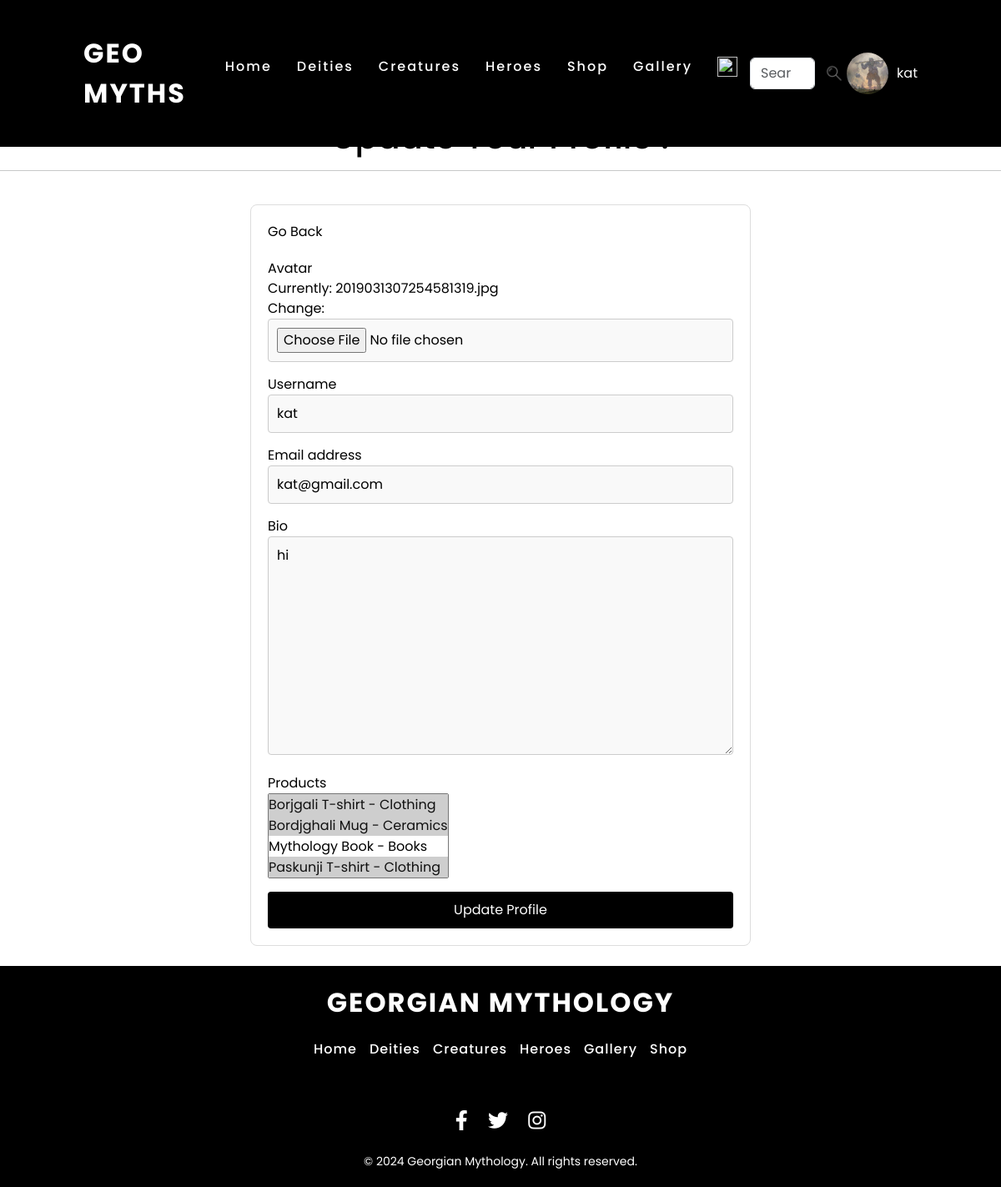
Page /update_user/ (signed in) on the earlier database version.
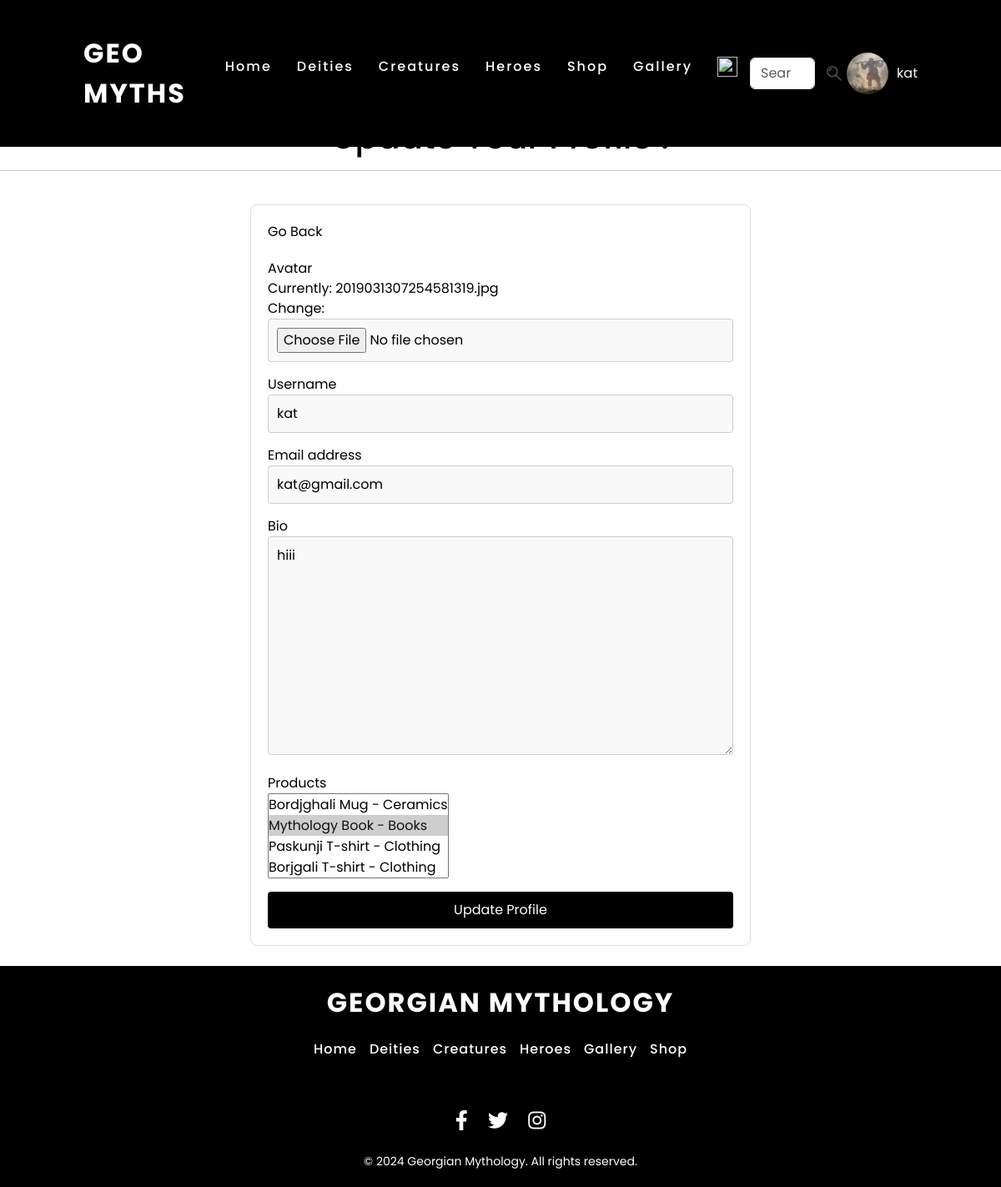
Same page on the later database version.
### base/models.py (models this page shows)
class User(AbstractUser):
    products = models.ManyToManyField(Product, related_name='users', blank=True)
    avatar = models.ImageField(null=True, default='avatar.svg')
    bio = models.TextField(null=True)

### base/views.py (the view)
# urls.py: path('update_user/', views.update_user, name='update_user'),
@login_required(login_url='login')
def update_user(request):
    user = request.user
    form = UserForm(instance=user)
    if request.method == 'POST':
        form = UserForm(request.POST, request.FILES, instance=user)
        if form.is_valid():
            form.save()
            return redirect('profile', user.id)
    context = {'form': form}
    return render(request, 'base/update_user.html', context)

### base/forms.py
class UserForm(ModelForm):
    class Meta:
        model = User
        fields = ['avatar', 'username', 'email', 'bio', 'products']

### base/models.py (called while the page is built)
    def __str__(self):
        types = ', '.join([type.name for type in self.type.all()])
        return f"{self.name} - {types}"

### base/templates/base/update_user.html (shortened to what this page needs)
{% extends 'main.html' %}
{% block content %}
<h1>Update Your Profile :</h1><hr>
<br>
<div class="profile-container">
    <a href="{{ request.META.HTTP_REFERER }}" class="back-link">Go Back</a>
    <form method="POST" action="" enctype="multipart/form-data" class="profile-form">
        {% for field in form %}
            <div class="form-group">
                {{ field.label }}<br>
                {{ field }}
            </div>
        {% endfor %}
        <button class="btn btn-submit" type="submit">Update Profile</button>
    </form>
</div><br>
{% endblock %}

### templates/navbar.html (shortened to what this page needs)
{% load static %}
<link rel="stylesheet" type="text/css" href="{% static 'css/styles.css' %}">
<header>
    <a href="{% url 'home' %}" class="logo">Geo Myths</a>
    <ul>
        <li><a href="{% url 'home' %}">Home</a></li>
        <li><a href="{% url 'deities' %}">Deities</a></li>
        <li><a href="{% url 'creatures' %}">Creatures</a></li>
        <li><a href="{% url 'heroes' %}">Heroes</a></li>
        <li><a href="{% url 'shop' %}">Shop</a></li>
        <li><a href="{% url 'gallery' %}">Gallery</a></li>
        {% if request.user.is_authenticated %}
            <li>
                <a href="{% url 'profile' request.user.id %}"><img src="https://cdn-icons-png.flaticon.com/128/428/428173.png" style="width: 24px; height: 24px;"></a>
            </li>
        {% else %}
            <li>
                <a href="{% url 'login' %}">Log in</a>
            </li>
        {% endif %}
    </ul>
    <form class="d-flex" role="search" action="" method="get">
    <input name="q" class="form-control me-2" type="search" placeholder="Search" aria-label="Search">
    <button class="btn search-button" type="submit">
        <img src="{% static 'images/search.png' %}" alt="Search">
    </button>
    </form>
   {% if request.user.is_authenticated %}
    <div class="dropdown profile-dropdown">
        <a href="#" class="dropbtn">
            <img src="{{ request.user.avatar.url }}" width="50px" height="50px" style="border-radius: 50%;">
            <label style="color:white;">{{ request.user.username }}</label>
        </a>
    </div>
{% endif %}
</header>

Differences in the rows shown:
changed User "kat": bio "hi" → "hiii"
Other differences:
form field products: "Borjgali T-shirt - Clothing ☑ / Bordjghali Mug - Ceramics ☑ / Mythology Book - Books / Paskunji T-shirt - Clothing ☑" → "Bordjghali Mug - Ceramics / Mythology Book - Books ☑ / Paskunji T-shirt - Clothing / Borjgali T-shirt - Clothing"
